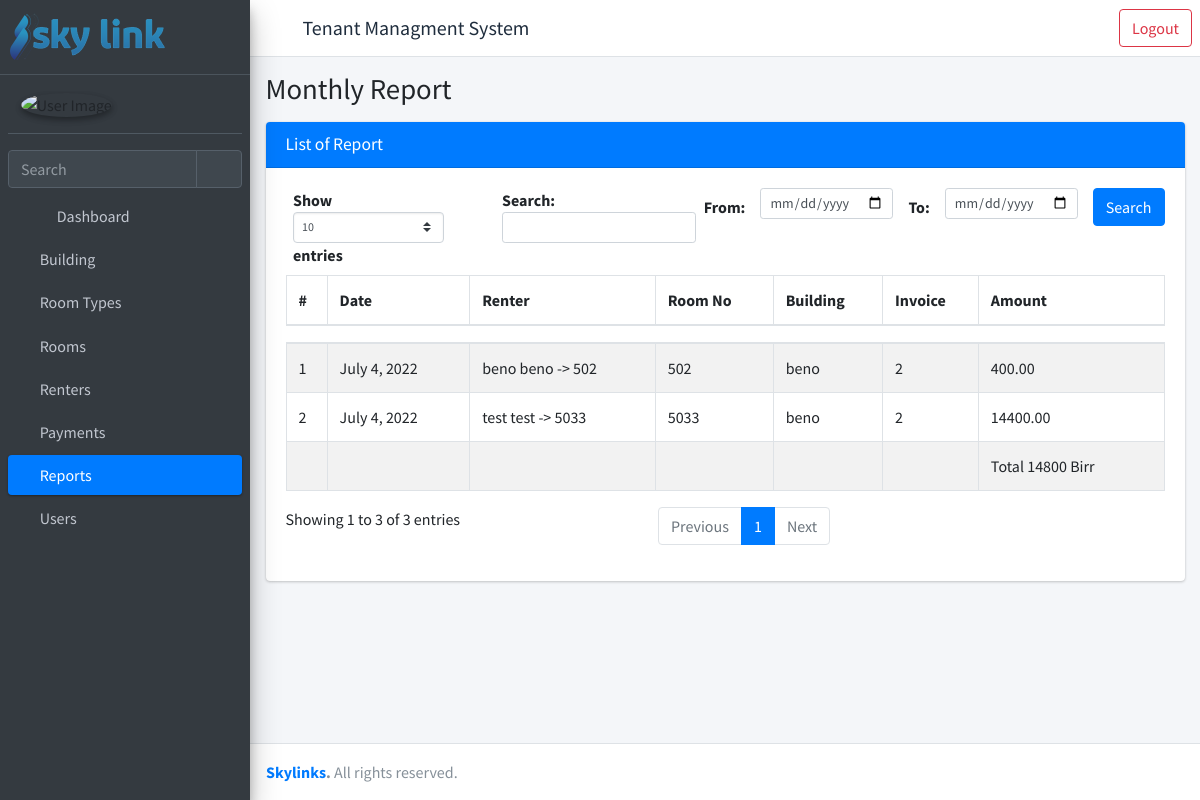
The app's page /building/1/list-report-monthly/ (signed in), older data.
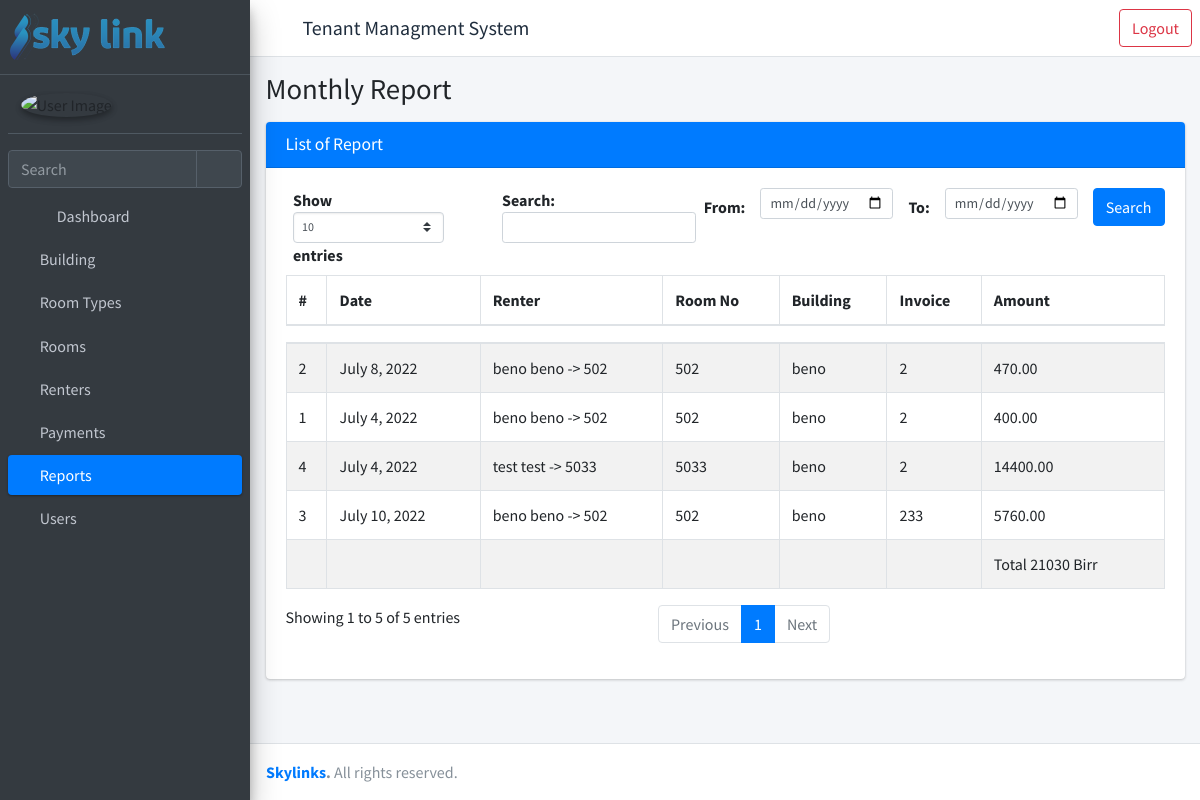
The same page, newer data.
### rent/models.py (models this page shows, shortened)
class Payment(models.Model):
    renter = models.ForeignKey("rent.Renter", verbose_name=_(
        "Renter"), on_delete=models.PROTECT)
    paid_date = models.DateField(_("Paid Date"), auto_now_add=True)
    no_of_months = models.PositiveIntegerField(_("No Of Months"))
    amount = models.DecimalField(
        _("Rent Cost"), max_digits=10, decimal_places=2)
    invoice_no = models.CharField(_("Invoice No"), max_length=50)
    slip_no = models.CharField(_("Slip No"), max_length=50)
    payment_method = models.CharField(
        _("Payment Method"), max_length=50, choices=PAYMENT_METHOD_CHOICES)
    remark = models.TextField(_("Remark"), blank=True, default="No Remark.")
    vat = models.DecimalField(_("VAT Amount"), max_digits=10, decimal_places=2)
    penality = models.DecimalField(
        _("Penality Amount"), max_digits=10, decimal_places=2)
    report = models.ForeignKey("rent.Report", verbose_name=_(
        "Reported to."), on_delete=models.PROTECT, blank=True)
    created_by = models.ForeignKey(settings.AUTH_USER_MODEL, verbose_name=_(
        "Created By"), on_delete=models.PROTECT, related_name="created_by_payment")
    created_date = models.DateTimeField(_("Created Date"), auto_now_add=True)
    updated_by = models.ForeignKey(settings.AUTH_USER_MODEL, verbose_name=_(
        "Updated By"), on_delete=models.PROTECT, related_name="updated_by_payment")
    updated_date = models.DateTimeField(_("Updated Date"), auto_now=True)
    @property
    def new_paid(self):
        return self.amount + self.vat + self.penality

class Renter(models.Model):
    first_name = models.CharField(_("First Name"), max_length=30)
    last_name = models.CharField(_("Last Name"), max_length=30)
    phone = models.CharField(_("Phone number"), max_length=30)
    id_no = models.CharField(_("ID No."), max_length=50)
    deposited_amount = models.DecimalField(
        _("Deposited Amount"), max_digits=15, decimal_places=2, default=0)
    date_admitted = models.DateField(_("Date Admitted"), default=timezone.now)
    room = models.ForeignKey("rent.Room", verbose_name=_(
        "Room"), on_delete=models.PROTECT, related_name="rents")
    chat_id = models.CharField(_("Chat ID"), max_length=50, default=0)
    is_rented = models.BooleanField(_("Is Rented"), default=True)
    date_left = models.DateField(_("Date Field"), blank=True, null=True)
    created_by = models.ForeignKey(settings.AUTH_USER_MODEL, verbose_name=_(
        "Created By"), on_delete=models.PROTECT, related_name="created_by_renter")
    created_date = models.DateTimeField(_("Created Date"), auto_now_add=True)
    updated_by = models.ForeignKey(settings.AUTH_USER_MODEL, verbose_name=_(
        "Updated By"), on_delete=models.PROTECT, related_name="updated_by_renter")
    updated_date = models.DateTimeField(_("Updated Date"), auto_now=True)
    def full_name(self) -> str:
        return self.first_name + ' ' + self.last_name
    def __str__(self) -> str:
        return self.full_name() + f' -> {self.room}'

class Room(models.Model):
    building = models.ForeignKey("rent.Building", verbose_name=_(
        "Building"), on_delete=models.PROTECT)
    floor_no = models.PositiveIntegerField(_("Floor No."))
    room_type = models.ForeignKey("rent.RoomType", verbose_name=_(
        "Room Type"), on_delete=models.PROTECT)
    room_no = models.CharField(_("Room No."), max_length=10)
    width = models.DecimalField(
        _("Room Width"), max_digits=5, decimal_places=2, blank=True, null=True)
    length = models.DecimalField(
        _("Room Length"), max_digits=5, decimal_places=2, blank=True, null=True)
    area = models.DecimalField(_("Area"), max_digits=10, decimal_places=2)
    price_msq = models.DecimalField(
        _("Price per MSq"), max_digits=10, decimal_places=2)
    status = models.CharField(
        _("Status"), max_length=50, choices=STATUS_CHOICES, default="vacant")
    total_price = models.DecimalField(
        _("Total Price"), max_digits=10, decimal_places=2)
    is_active = models.BooleanField(default=True)
    created_by = models.ForeignKey(settings.AUTH_USER_MODEL, verbose_name=_(
        "Created By"), on_delete=models.PROTECT, related_name="created_by_room")
    created_date = models.DateTimeField(_("Created Date"), auto_now_add=True)
    updated_by = models.ForeignKey(settings.AUTH_USER_MODEL, verbose_name=_(
        "Updated By"), on_delete=models.PROTECT, related_name="updated_by_room")
    updated_date = models.DateTimeField(_("Updated Date"), auto_now=True)
    def __str__(self) -> str:
        return self.room_no

class Building(models.Model):
    name = models.CharField(_("Name"), max_length=100)
    address = models.CharField(_("Address"), max_length=150)

### rent/views.py (the view)
@login_required
@permission_required(perm="rent.view_report", raise_exception=True)
def BuildingMonthlyReportListView(request, pk):
    if request.method == "POST":
        fromdate = request.POST.get("fromdate")
        todate = request.POST.get("todate")
        reports = Payment.objects.filter(
            paid_date__gte=fromdate,
            paid_date__lte=todate,
            renter__room__building__id=pk
        )
        total_penality = reports.aggregate(Sum('penality')).get("penality__sum")
        total_vat = reports.aggregate(Sum('vat')).get("vat__sum")
        total_amount = reports.aggregate(Sum('amount')).get("amount__sum")
        total = total_amount = total_penality + total_vat
        context = {
            "object_list": reports,
            "total": total,
            "open": "report",
            "title": "Monthly Report",
            'obj_model': 'report',
            **permissions(request),
        }
        return render(request, "rent/list-monthly-report.html", context)
    else:
        reports = Payment.objects.filter(
            renter__room__building__id=pk
        )
        total_penality = reports.aggregate(Sum('penality')).get("penality__sum")
        total_vat = reports.aggregate(Sum('vat')).get("vat__sum")
        total_amount = reports.aggregate(Sum('amount')).get("amount__sum")
        total = total_amount + total_penality + total_vat
        context = {
            "object_list": reports,
            "total": total,
            "open": "report",
            "title": "Monthly Report",
            'obj_model': 'report',
            **permissions(request),
        }
    return render(request, "rent/list-monthly-report.html", context)

### templates/rent/list-monthly-report.html (shortened to what this page needs)
{% extends 'rent/homepage.html' %}
{% load static %}
{% block main_page %}
<div class="content">
    <div class="container-fluid">
        <div class="card">
            <div class="card-header bg-primary">
                <h3 class="card-title ">List of {{ obj_model.capitalize }}</h3>
            </div>
            <div class="card-body">
                <form class="row g-3 float-right" action="" method="post">
                    {% csrf_token %}
                <div class="col-auto">
                <label class="col-form-label"> From: </label>
                </div>
                <div class="col-auto">
                <input type="date" name="fromdate" class="form-control form-control-sm" required>
                </div>
                <div class="col-auto">
                <label class="col-form-label"> To:</label>
                </div>
                <div class="col-auto">
                <input type="date"  name="todate" class="form-control form-control-sm" required>
                </div>
                <div class="col-auto">
                <input type="submit" name="Search" class="btn btn-primary mb-3" value="Search">
                </div>
                </form>
                <table id="example1" class="table table-bordered table-striped" width="100%">
                    <thead>
                        <tr class="sorting sorting_desc">
                            <th>#</th>
                            <th>Date</th>
                            <th>Renter</th>
                            <th>Room No</th>
                            <th>Building</th>
                            <th>Invoice</th>
                            <th>Amount</th>
                        </tr>
                    </thead>
                    <tbody>
                        {% if object_list.count > 0 %}
                            {% for data in object_list %}
                                <tr>
                                    <td>{{ forloop.counter }}</td>
                                    <td>{{ data.paid_date }}</td>
                                    <td>{{ data.renter }}</td>
                                    <td>{{ data.renter.room }}</td>
                                    <td>{{ data.renter.room.building.name }}</td>
                                    <td>{{ data.invoice_no }}</td>
                                    <td>{{ data.new_paid }}</td>
                                </tr>
                            {% endfor %}
                            {% else %}
                            <tr>
                                <td colspan="7" class="dataTables_empty text-center" valign="top">No records found</td>
                            </tr>
                            {% endif %}
                            <tr >
                                <td> </td>
                                <td> </td>
                                <td> </td>
                                <td> </td>
                                <td> </td>
                                <td> </td>
                                {% if total != None %}
                                    <td valign="top" >Total {{ total }} Birr</td>
                                {% else %}
                                    <td>No Payments this month</td>
                                {% endif %}
                            </tr>
                    </tbody>
                </table>
            </div>
        </div>
    </div>
</div>
{% endblock main_page %}
{% load static %}

### templates/rent/homepage.html (shortened to what this page needs)
{% load static %}
<!DOCTYPE html>
<html lang="en">
<head>
  <link rel="stylesheet" href=" {% static 'plugins/fontawesome-free/css/all.min.css' %} ">
  <link rel="stylesheet" href="{% static 'plugins/sweetalert2-theme-bootstrap-4/bootstrap-4.min.css' %}">
  <link rel="stylesheet" href=" {% static 'dist/css/adminlte.min.css' %}">
</head>
<body class="hold-transition sidebar-mini" >
  <div class="wrapper">
    <nav class="main-header navbar navbar-expand navbar-white navbar-light d-flex">
      <ul class="navbar-nav">
        <li class="nav-item">
          <a class="nav-link" data-widget="pushmenu" href="#" role="button"><i class="fas fa-bars"></i></a>
        </li>
        <li class="nav-item d-none d-sm-flex align-self-center">
          <h5 href="{% url 'home' %}" class="nav-item">Tenant Managment System</h5>
        </li>
      </ul>
          <ul class="navbar-nav ml-auto">
            <li>
              <a class="btn btn-outline-danger ml-auto" href = "{% url 'logout' %}">Logout</a>
            </li>
          </ul>
    </nav>
    <aside class="main-sidebar sidebar-dark-primary elevation-4">
      <a href="{% url 'home'%}" class="brand-link">
        <img src=" {% static 'images/skylink.png' %}" alt="AdminLTE Logo"
          style="opacity: .8">
      </a>
      <div class="sidebar">
        <div class="user-panel mt-3 pb-3 mb-3 d-flex">
          <div class="image">
            <img src=" {% static 'dist/img/avatar.png' %} " class="img-circle elevation-2" alt="User Image">
          </div>
          <div class="info">
          </div>
        </div>
        <div class="form-inline">
          <div class="input-group" data-widget="sidebar-search">
            <input class="form-control form-control-sidebar" type="search" placeholder="Search" aria-label="Search">
            <div class="input-group-append">
              <button class="btn btn-sidebar">
                <i class="fas fa-search fa-fw"></i>
              </button>
            </div>
          </div>
        </div>
        <nav class="mt-2">
          <ul class="nav nav-pills nav-sidebar flex-column" data-widget="treeview" role="menu" data-accordion="false">
            <li class="nav-item">
              <a href="{% url 'home' %}" class="nav-link {% if open == "dashboard" %}active{% endif %}">
                <i class="nav-icon fas fa-chart-pie"></i>
                <p>
                  Dashboard
                </p>
              </a>
            </li>
            {% if building_permission %}
              <li class="nav-item">
                <a href="{% url 'list-buildings' %}" class="nav-link {% if open == "building" %}active{% endif %}">
                  <i class="fa fa-building" aria-hidden="true"></i>
                  <p>
                    Building
                  </p>
                </a>
              </li>
            {% endif %}
            {% if roomtype_permission %}
            <li class="nav-item">
              <a href="{% url 'list-roomtypes' %}" class="nav-link {% if open == "roomtype" %}active{% endif %}">
                <i class="fa fa-building" aria-hidden="true"></i>
                <p>
                  Room Types
                </p>
              </a>
            </li>
          {% endif %}
            {% if roomtype_permission %}
              <li class="nav-item">
                <a href="{% url 'list-rooms' %}" class="nav-link {% if open == 'room' %}active{% endif %}">
                  <i class="fa fa-building" aria-hidden="true"></i>
                  <p>
                    Rooms
                  </p>
                </a>
              </li>
            {% endif %}
            {% if renter_permission %}
            <li class="nav-item">
              <a href="{% url 'list-renters' %}" class="nav-link {% if open == 'renter' %}active{% endif %}">
                <i class="fa fa-users" aria-hidden="true"></i>
                <p>
                  Renters
                </p>
              </a>
            </li>
            {% endif %}
            {% if payment_permission %}
              <li class="nav-item {% if open == "payment" %}menu-open{% elif open == "overdue"%} menu-open {% elif open == "penality"%}menu-open {% endif %} ">
                <a href="{% url 'list-payments' %}" class="nav-link {% if open == "payment" %}active {% elif open == "overdue"%} active {% elif open == "penality"%} active {% endif %}">
                  <i class="fa fa-credit-card" aria-hidden="true"></i>
                  <p>
                    Payments
                  </p>
                </a>
              </li>
            {% endif %}
            {% if report_permission %}
              <li class="nav-item">
                <a href="{% url 'list-menu-reports' %}" class="nav-link {% if open == "report" %}active{% endif %}">
                  <i class="fa fa-folder" aria-hidden="true"></i>
                  <p>
                    Reports
                  </p>
                </a>
              </li>
            {% endif %}
            {% if user_permission %}
              <li class="nav-item">
                <a href="{% url 'list-users' %}" class="nav-link {% if open == "user" %}active{% endif %}">
                  <i class="fa fa-users" aria-hidden="true"></i>
                  <p>
                    Users
                  </p>
                </a>
              </li>
            {% endif %}
          </ul>
        </nav>
      </div>
    </aside>
    <div class="content-wrapper">
      <div class="content-header">
        <div class="container-fluid">
          <div class="row">
            <div class="col">
              <h1 class="m-10">{{ title }}
            </h1>
            </div>
          </div>
        </div>
      </div>
      {% block main_page %}
      {% endblock main_page %}
    </div>
    <footer class="main-footer">
      <strong><a href="{% url 'home' %}">Skylinks</a>.</strong> All rights reserved.
    </footer>
  </div>
</body>
</html>

Row changes from the older to the newer data that the page shows:
added Payment: paid_date "July 8, 2022", renter "beno beno -> 502", renter.room "502", renter.room.building.name "beno", invoice_no "2", new_paid "470.00"
added Payment: paid_date "July 10, 2022", renter "beno beno -> 502", renter.room "502", renter.room.building.name "beno", invoice_no "233", new_paid "5760.00"
Text that changed along with them:
text written by a page script: "Show entries Search: Showing 1 to 3 of 3 entries Previous 1 Next" → "Show entries Search: Showing 1 to 5 of 5 entries Previous 1 Next"
{{ total }}: "14800" → "21030"
